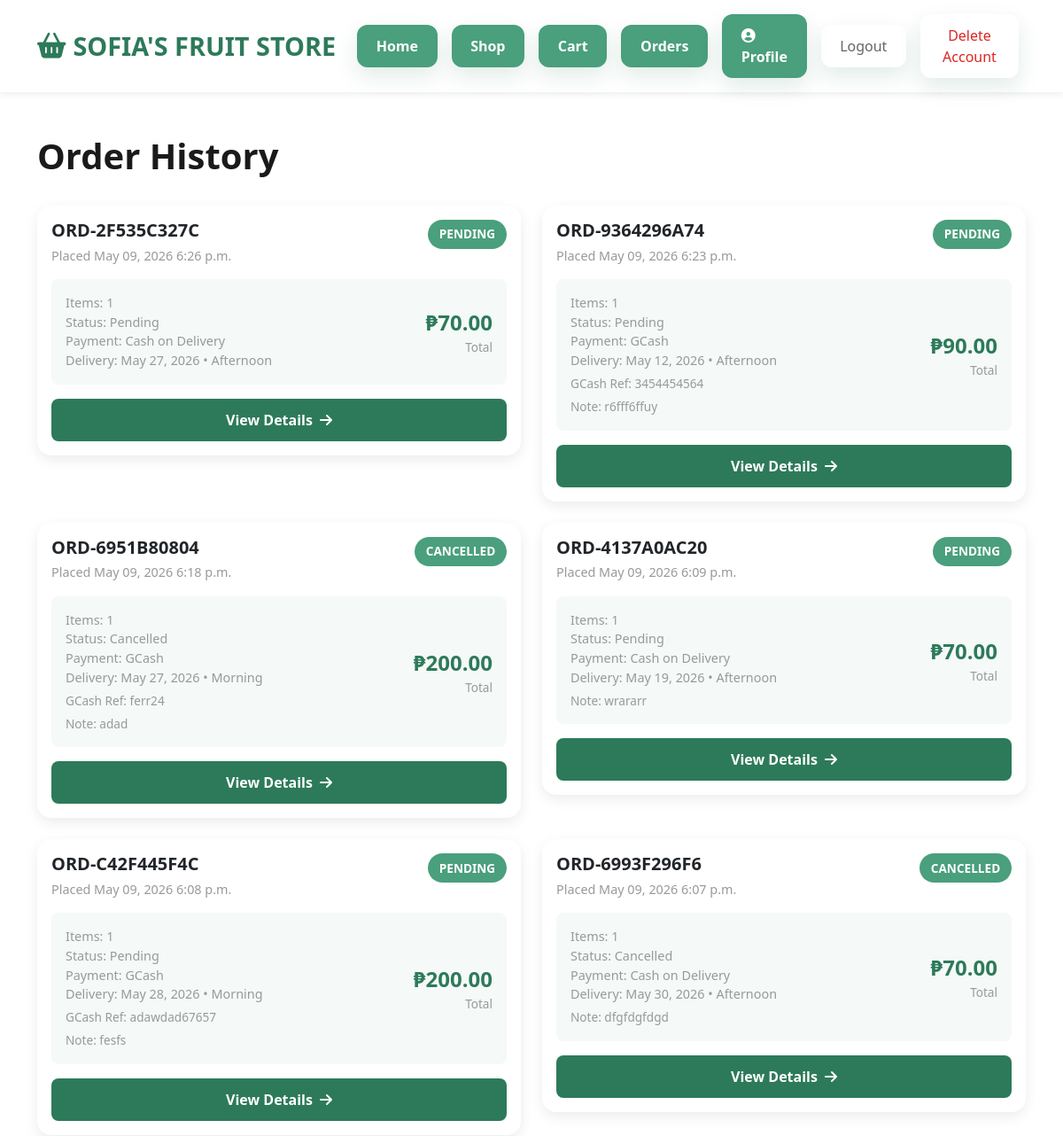
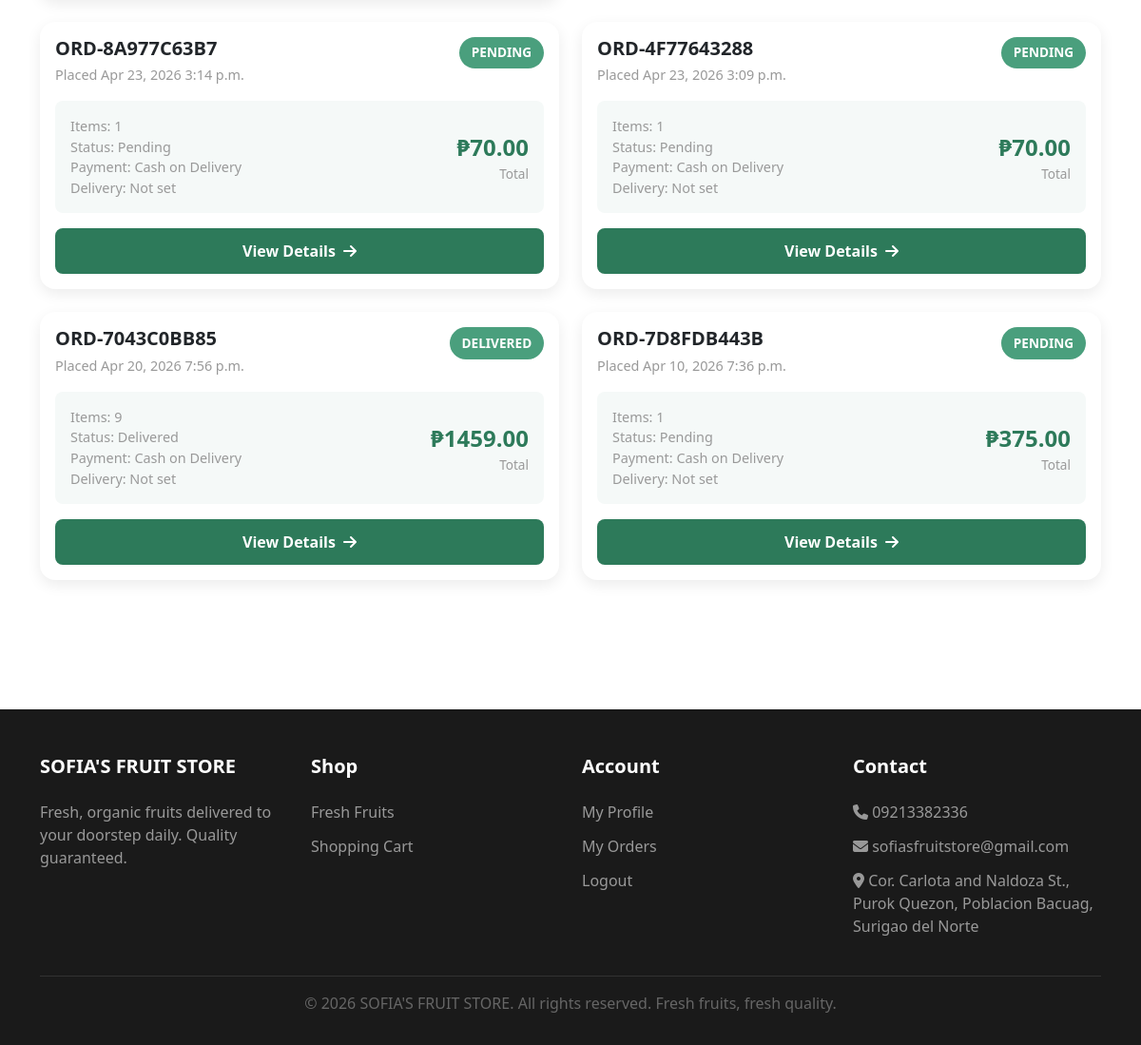
The page /orders/history/ (signed in) on the database its author committed (2 pictures, top to bottom).
### fruit_store/orders_app/models.py (models this page shows, shortened)
class Order(models.Model):
    STATUS_CHOICES = [
        ('pending', 'Pending'),
        ('paid', 'Paid'),
        ('shipped', 'Shipped'),
        ('delivered', 'Delivered'),
        ('cancelled', 'Cancelled'),
    ]
    PAYMENT_METHOD_CHOICES = [
        ('COD', 'Cash on Delivery'),
        ('GCASH', 'GCash'),
    ]
    DELIVERY_WINDOW_CHOICES = [
        ('morning', 'Morning'),
        ('afternoon', 'Afternoon'),
    ]
    user = models.ForeignKey(User, on_delete=models.CASCADE)
    order_code = models.CharField(max_length=20, unique=True, blank=True)
    total_price = models.DecimalField(max_digits=10, decimal_places=2)
    payment_method = models.CharField(
        max_length=10,
        choices=PAYMENT_METHOD_CHOICES,
        default='COD',
    )
    delivery_date = models.DateField(null=True, blank=True)
    delivery_window = models.CharField(
        max_length=20,
        choices=DELIVERY_WINDOW_CHOICES,
        blank=True,
        default='',
    )
    gcash_sender_name = models.CharField(max_length=120, blank=True)
    gcash_reference_number = models.CharField(max_length=60, blank=True)
    customer_note = models.TextField(blank=True)
    status = models.CharField(max_length=10, choices=STATUS_CHOICES, default='pending')
    created_at = models.DateTimeField(auto_now_add=True)
    updated_at = models.DateTimeField(auto_now=True)
    @property
    def can_cancel(self):
        cancellable_statuses = {'pending', 'paid'}
        return (
            self.status in cancellable_statuses
            and timezone.now() <= self.created_at + timedelta(hours=3)
        )

### fruit_store/orders_app/views.py (the view)
# urls.py: path('history/', views.order_history, name='order_history'),
@login_required(login_url='accounts:login')
def order_history(request):
    try:
        orders = Order.objects.filter(user=request.user).order_by('-created_at')
    except DatabaseError:
        messages.error(
            request,
            'Your order history is temporarily unavailable while the database is being configured.'
        )
        orders = Order.objects.none()
    paginator = Paginator(orders, 10)
    page = request.GET.get('page', 1)
    orders = paginator.get_page(page)
    context = {'orders': orders}
    return render(request, 'orders/order_history.html', context)

### templates/orders/order_history.html (shortened to what this page needs)
{% extends "base.html" %}
{% block content %}
<div class="order-history-page">
<div class="container-xl">
    <h1 style="font-weight: 700; margin-bottom: 2rem; color: #1a1a1a;">Order History</h1>
    {% if orders %}
    <div class="row order-history-grid">
        {% for order in orders %}
        <div class="col-md-6 mb-4">
            <div class="card" style="border: none; box-shadow: 0 5px 15px rgba(0,0,0,0.08); border-radius: 1rem; cursor: pointer; transition: all 0.3s;"
                 onmouseover="this.style.transform='translateY(-5px)'; this.style.boxShadow='0 15px 30px rgba(0,0,0,0.15)';"
                 onmouseout="this.style.transform='translateY(0)'; this.style.boxShadow='0 5px 15px rgba(0,0,0,0.08)';">
                <div class="card-body">
                    <div style="display: flex; justify-content: space-between; align-items: flex-start; margin-bottom: 1rem;">
                        <div>
                            <h5 style="font-weight: 700; margin-bottom: 0.35rem;">{{ order.order_code }}</h5>
                            <p style="color: #999; margin: 0; font-size: 0.9rem;">Placed {{ order.created_at|date:"M d, Y P" }}</p>
                        </div>
                        <span style="background: var(--light-green); color: white; padding: 0.4rem 0.8rem; border-radius: 20px; font-size: 0.85rem; font-weight: 600;">
                            {{ order.status|upper }}
                        </span>
                    </div>
                    <div style="background: var(--light-bg); padding: 1rem; border-radius: 0.5rem; margin-bottom: 1rem; margin-top: 1rem;">
                        <div style="display: flex; justify-content: space-between; align-items: center;">
                            <div>
                                <p style="color: #999; margin: 0; font-size: 0.9rem;">Items: {{ order.orderitem_set.count }}</p>
                                <p style="color: #999; margin: 0; font-size: 0.9rem;">Status: {{ order.get_status_display }}</p>
                                <p style="color: #999; margin: 0; font-size: 0.9rem;">Payment: {{ order.get_payment_method_display }}</p>
                                <p style="color: #999; margin: 0; font-size: 0.9rem;">Delivery: {{ order.delivery_date|date:"M d, Y"|default:"Not set" }}{% if order.delivery_window %} • {{ order.get_delivery_window_display }}{% endif %}</p>
                                {% if order.payment_method == 'GCASH' and order.gcash_reference_number %}
                                <p style="color: #999; margin: 0.35rem 0 0; font-size: 0.85rem;">GCash Ref: {{ order.gcash_reference_number }}</p>
                                {% endif %}
                                {% if order.customer_note %}
                                <p style="color: #999; margin: 0.35rem 0 0; font-size: 0.85rem;">Note: {{ order.customer_note|truncatechars:55 }}</p>
                                {% endif %}
                            </div>
                            <div style="text-align: right;">
                                <div style="font-size: 1.5rem; font-weight: 700; color: var(--primary-green);">₱{{ order.total_price }}</div>
                                <p style="color: #999; margin: 0; font-size: 0.85rem;">Total</p>
                            </div>
                        </div>
                    </div>
                    <div style="display: flex; gap: 0.75rem; flex-wrap: wrap;">
                        <a href="{% url 'orders:order_detail' order.id %}" class="btn-primary-custom" style="flex: 1 1 180px; justify-content: center; padding: 0.75rem;">
                            View Details
                            <i class="fas fa-arrow-right"></i>
                        </a>
                    </div>
                </div>
            </div>
        </div>
        {% endfor %}
    </div>
    {% endif %}
</div>
</div>
{% endblock %}

### templates/base.html (shortened to what this page needs)
<!DOCTYPE html>
<html lang="en">
<head>
    <link href="https://cdn.jsdelivr.net/npm/bootstrap@5.3.0/dist/css/bootstrap.min.css" rel="stylesheet">
    <link href="https://cdnjs.cloudflare.com/ajax/libs/font-awesome/6.4.0/css/all.min.css" rel="stylesheet">
</head>
<body>
    <nav class="navbar navbar-expand-lg navbar-light">
        <div class="container-xl">
            <a class="navbar-brand" href="/">
                <i class="fas fa-shopping-basket"></i>
                SOFIA'S FRUIT STORE
            </a>
            <div class="collapse navbar-collapse" id="navbarNav">
                <ul class="navbar-nav ms-auto">
                    <li class="nav-item">
                        <a class="nav-link {% if request.resolver_match.url_name == 'home' %}active{% endif %}" href="{% url 'products:home' %}">Home</a>
                    </li>
                    <li class="nav-item">
                        <a class="nav-link" href="{% url 'products:product_list' %}">Shop</a>
                    </li>
                    <li class="nav-item">
                        <a class="nav-link" href="{% url 'orders:cart' %}">Cart</a>
                    </li>
                    <li class="nav-item">
                        <a class="nav-link" href="{% url 'orders:order_history' %}">Orders</a>
                    </li>
                    {% if user.is_authenticated %}
                    <li class="nav-item">
                        <a class="nav-link {% if request.resolver_match.url_name == 'profile' %}active{% endif %}" href="{% url 'accounts:profile' %}">
                            <i class="fas fa-user-circle" style="margin-right: 0.35rem;"></i>
                            Profile
                        </a>
                    </li>
                    <li class="nav-item">
                        <form method="post" action="{% url 'accounts:logout' %}" class="logout-form">
                            <button type="submit" class="nav-link logout-link" onclick="return confirmLogout();">Logout</button>
                        </form>
                    </li>
                    <li class="nav-item">
                        <form method="post" action="{% url 'accounts:delete_account' %}" class="logout-form">
                            <button type="submit" class="nav-link logout-link delete-account-link" onclick="return confirmDeleteAccount();">Delete Account</button>
                        </form>
                    </li>
                    {% else %}
                    <li class="nav-item">
                        <a class="nav-link" href="{% url 'accounts:login' %}">Login</a>
                    </li>
                    {% endif %}
                </ul>
            </div>
        </div>
    </nav>
    {% block content %}{% endblock %}
    <footer>
        <div class="container-xl">
            <div class="row">
                <div class="col-md-3 mb-4">
                    <h5>SOFIA'S FRUIT STORE</h5>
                    <p>Fresh, organic fruits delivered to your doorstep daily. Quality guaranteed.</p>
                </div>
                <div class="col-md-3 mb-4">
                    <h5>Shop</h5>
                    <ul>
                        <li><a href="{% url 'products:product_list' %}?category=1">Fresh Fruits</a></li>
                        <li><a href="{% url 'orders:cart' %}">Shopping Cart</a></li>
                    </ul>
                </div>
                <div class="col-md-3 mb-4">
                    <h5>Account</h5>
                    <ul>
                        {% if user.is_authenticated %}
                        <li><a href="{% url 'accounts:profile' %}">My Profile</a></li>
                        <li><a href="{% url 'orders:order_history' %}">My Orders</a></li>
                        <li>
                            <form method="post" action="{% url 'accounts:logout' %}" class="logout-form">
                                <button type="submit" class="logout-link" onclick="return confirmLogout();">Logout</button>
                            </form>
                        </li>
                        {% else %}
                        <li><a href="{% url 'accounts:register' %}">Register</a></li>
                        <li><a href="{% url 'accounts:login' %}">Login</a></li>
                        {% endif %}
                    </ul>
                </div>
                <div class="col-md-3 mb-4">
                    <h5>Contact</h5>
                    <ul>
                        <li><i class="fas fa-phone"></i> 09213382336</li>
                        <li><i class="fas fa-envelope"></i> sofiasfruitstore@gmail.com</li>
                        <li><i class="fas fa-map-marker-alt"></i> Cor. Carlota and Naldoza St., Purok Quezon, Poblacion Bacuag, Surigao del Norte</li>
                    </ul>
                </div>
            </div>
            <div class="footer-bottom">
                <p>&copy; 2026 SOFIA'S FRUIT STORE. All rights reserved. Fresh fruits, fresh quality.</p>
            </div>
        </div>
    </footer>
</body>
</html>

### templates/base.html (style rules this page uses)
:root { --primary-green: #2d7a5a; --light-green: #4a9f7d; --accent-green: #1f5540; --light-bg: #f5f9f8; }
* { margin: 0; padding: 0; box-sizing: border-box; }
html, body { width: 100%; max-width: 100%; overflow-x: hidden; }
body { font-family: 'Segoe UI', Tahoma, Geneva, Verdana, sans-serif; color: #333; background-color: #fff; position: relative; }
body > * { max-width: 100%; }
.navbar { background: #fff; box-shadow: 0 2px 8px rgba(0, 0, 0, 0.08); padding: 1rem 0; position: sticky; top: 0; z-index: 100; }
.navbar-brand { font-size: 1.8rem; font-weight: 700; color: var(--primary-green) !important; display: flex; align-items: center; gap: 0.5rem; }
.navbar-brand i { font-size: 1.8rem; }
.nav-link { color: #fff !important; font-weight: 600; margin: 0 0.5rem; transition: background-color 0.3s, color 0.3s, transform 0.3s; background-color: var(--light-green); border-radius: 0.75rem; padding: 0.75rem 1.35rem !important; box-shadow: 0 10px 24px rgba(45, 122, 90, 0.14); }
.navbar-nav { margin-left: auto; align-items: center; }
.logout-form { margin: 0; }
.logout-link { background: none; border: none; color: #666 !important; font-weight: 500; margin: 0 0.5rem; padding: 0.5rem 0; cursor: pointer; transition: color 0.3s; }
.delete-account-link { color: #dc2626 !important; }
footer .logout-link { color: #999 !important; margin: 0; padding: 0; font-weight: 400; }
.btn-primary-custom { background: var(--primary-green); color: white; padding: 0.75rem 2rem; border: none; border-radius: 0.5rem; font-weight: 600; font-size: 1rem; cursor: pointer; transition: all 0.3s; display: inline-flex; align-items: center; gap: 0.5rem; text-decoration: none; }
footer { background: #1a1a1a; color: #999; padding: 3rem 0 1rem; margin-top: 4rem; }
footer h5 { color: white; font-weight: 700; margin-bottom: 1.5rem; }
footer a { color: #999; text-decoration: none; transition: color 0.3s; }
footer ul { list-style: none; padding: 0; }
footer li { margin-bottom: 0.75rem; }
.footer-bottom { border-top: 1px solid #333; padding-top: 1rem; text-align: center; color: #666; }

### templates/orders/order_history.html (style rules this page uses)
.order-history-page { padding: 3rem 0; overflow-x: clip; scrollbar-width: none; }

### rows shown on the page
Order: order_code "ORD-2F535C327C", created_at "May 09, 2026 6:26 p.m.", status "PENDING", orderitem_set.count "1", status "Pending", payment_method "Cash on Delivery", delivery_date "May 27, 2026", delivery_window "Afternoon", total_price "70.00"
Order: order_code "ORD-9364296A74", created_at "May 09, 2026 6:23 p.m.", status "PENDING", orderitem_set.count "1", status "Pending", payment_method "GCash", delivery_date "May 12, 2026", delivery_window "Afternoon", gcash_reference_number "3454454564", customer_note "r6fff6ffuy", total_price "90.00"
Order: order_code "ORD-6951B80804", created_at "May 09, 2026 6:18 p.m.", status "CANCELLED", orderitem_set.count "1", status "Cancelled", payment_method "GCash", delivery_date "May 27, 2026", delivery_window "Morning", gcash_reference_number "ferr24", customer_note "adad", total_price "200.00"
Order: order_code "ORD-4137A0AC20", created_at "May 09, 2026 6:09 p.m.", status "PENDING", orderitem_set.count "1", status "Pending", payment_method "Cash on Delivery", delivery_date "May 19, 2026", delivery_window "Afternoon", customer_note "wrararr", total_price "70.00"
Order: order_code "ORD-C42F445F4C", created_at "May 09, 2026 6:08 p.m.", status "PENDING", orderitem_set.count "1", status "Pending", payment_method "GCash", delivery_date "May 28, 2026", delivery_window "Morning", gcash_reference_number "adawdad67657", customer_note "fesfs", total_price "200.00"
Order: order_code "ORD-6993F296F6", created_at "May 09, 2026 6:07 p.m.", status "CANCELLED", orderitem_set.count "1", status "Cancelled", payment_method "Cash on Delivery", delivery_date "May 30, 2026", delivery_window "Afternoon", customer_note "dfgfdgfdgd", total_price "70.00"
Order: order_code "ORD-8A977C63B7", created_at "Apr 23, 2026 3:14 p.m.", status "PENDING", orderitem_set.count "1", status "Pending", payment_method "Cash on Delivery", delivery_date "Not set", total_price "70.00"
Order: order_code "ORD-4F77643288", created_at "Apr 23, 2026 3:09 p.m.", status "PENDING", orderitem_set.count "1", status "Pending", payment_method "Cash on Delivery", delivery_date "Not set", total_price "70.00"
Order: order_code "ORD-7043C0BB85", created_at "Apr 20, 2026 7:56 p.m.", status "DELIVERED", orderitem_set.count "9", status "Delivered", payment_method "Cash on Delivery", delivery_date "Not set", total_price "1459.00"
Order: order_code "ORD-7D8FDB443B", created_at "Apr 10, 2026 7:36 p.m.", status "PENDING", orderitem_set.count "1", status "Pending", payment_method "Cash on Delivery", delivery_date "Not set", total_price "375.00"
